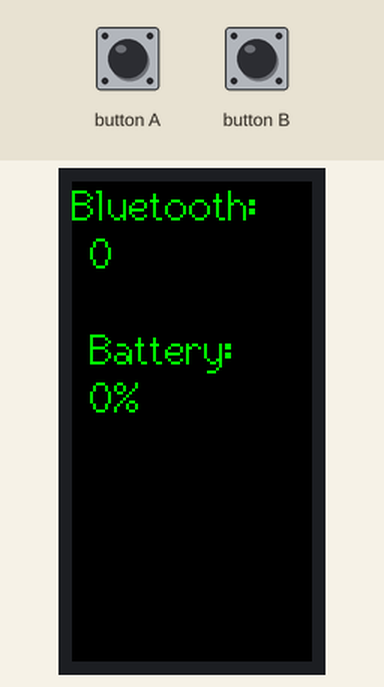
The sketch below on a simulated ESP32. Shown: 80×160 colour display. Nothing arrives over Bluetooth unless stated.

Above: at 5.2 s.

The sketch:

m5stick-paxcounter.ino
```cpp
#include <M5StickC.h>
#include <BLEDevice.h>
#include <BLEUtils.h>
#include <BLEScan.h>

int deviceCount = 0;

class MyAdvertisedDeviceCallbacks: public BLEAdvertisedDeviceCallbacks {
  void onResult(BLEAdvertisedDevice advertisedDevice) {
    deviceCount++;
  }
};

void setup() {
  M5.begin();
  BLEDevice::init("");
  BLEScan* pBLEScan = BLEDevice::getScan();
  pBLEScan->setAdvertisedDeviceCallbacks(new MyAdvertisedDeviceCallbacks());
  pBLEScan->setActiveScan(true);
  pBLEScan->start(5);
}

void loop() {
  M5.update();
  M5.Lcd.setCursor(0, 0);
  M5.Lcd.fillScreen(TFT_BLACK);
  M5.Lcd.setTextFont(2);
  M5.Lcd.setTextSize(1);
  M5.Lcd.setTextColor(TFT_GREEN, TFT_BLACK);

  // Get the battery voltage and calculate the remaining percentage
  float voltage = M5.Axp.GetBatVoltage();
  int percentage = map(voltage, 3.0, 4.2, 0, 100);

  M5.Lcd.printf("Bluetooth: \r\n %d \r\n \r\n Battery: \r\n %d%%", deviceCount, percentage);
  delay(1000);
}
```
